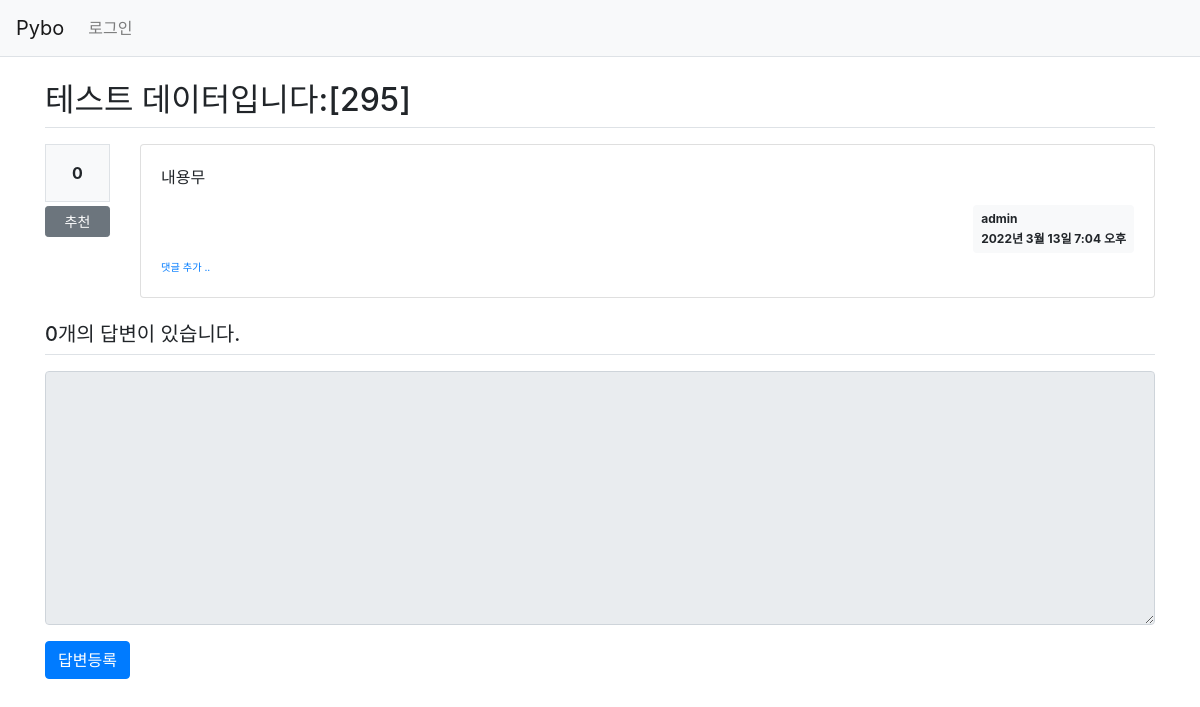
Page /pybo/303/ on the earlier database version.
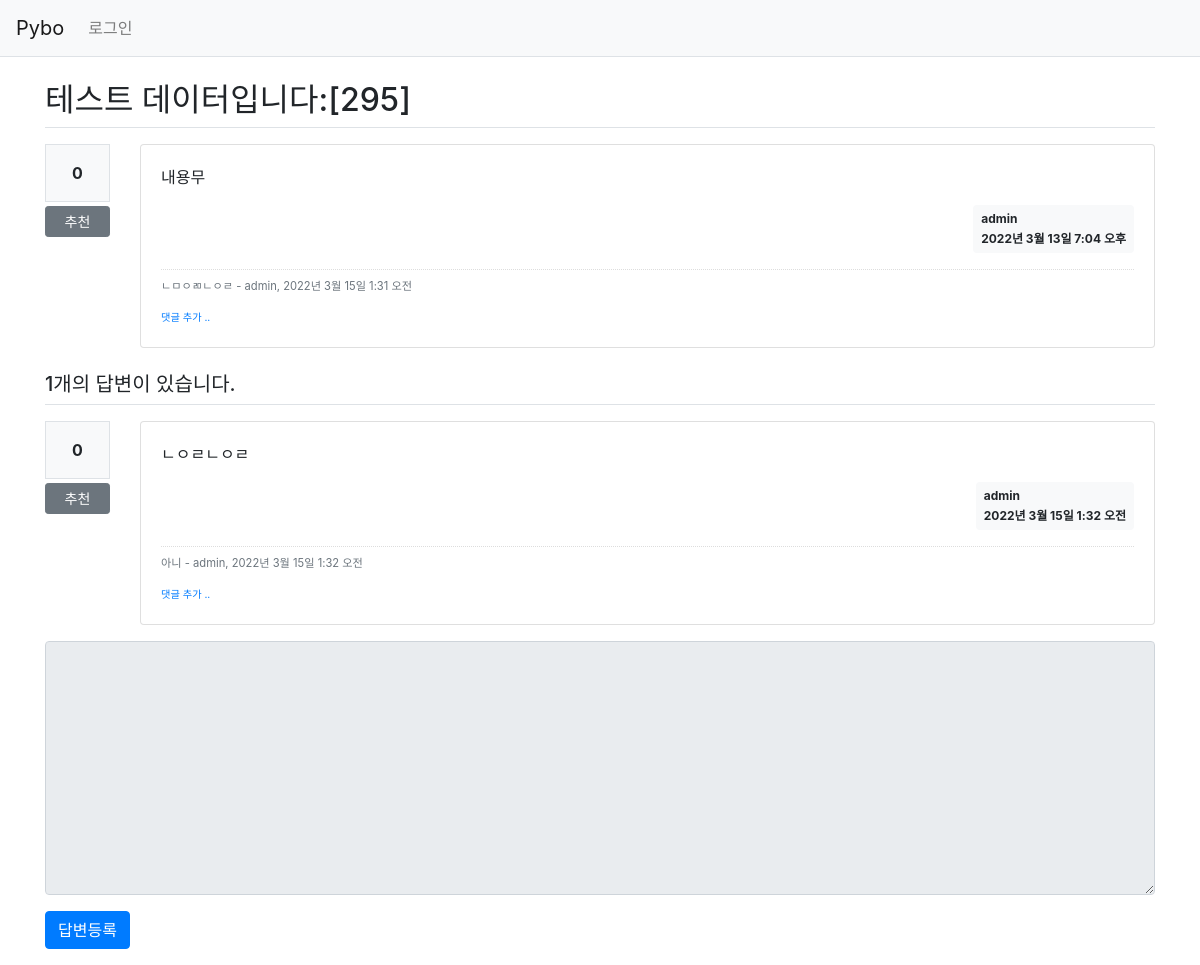
Same page on the later database version.
### pybo/models.py (models this page shows, shortened)
class Question(models.Model):
    author = models.ForeignKey(User, on_delete=models.CASCADE, related_name='author_question')
    subject = models.CharField(max_length=200)
    content = models.TextField()
    create_date = models.DateTimeField()
    ip = models.CharField(max_length=200,default=False)
    modify_date = models.DateTimeField(null=True, blank=True)
    voter = models.ManyToManyField(User, related_name='voter_question')  # 추천인 추가

class Comment(models.Model):
    author = models.ForeignKey(User, on_delete=models.CASCADE)
    content = models.TextField()
    create_date = models.DateTimeField()
    modify_date = models.DateTimeField(null=True, blank=True)
    question = models.ForeignKey(Question, null=True, blank=True, on_delete=models.CASCADE)
    answer = models.ForeignKey(Answer, null=True, blank=True, on_delete=models.CASCADE)

class Answer(models.Model):
    author = models.ForeignKey(User, on_delete=models.CASCADE, related_name='author_answer')
    question = models.ForeignKey(Question, on_delete=models.CASCADE)
    content = models.TextField(default = False)
    create_date = models.DateTimeField()
    modify_date = models.DateTimeField(null=True, blank=True)
    voter = models.ManyToManyField(User, related_name='voter_answer')

### pybo/views/base_views.py (the view)
def detail(request, question_id):
    question = get_object_or_404(Question, pk=question_id)
    context = {'question': question}
    return render(request, 'pybo/question_detail.html', context)

### pybo/templatetags/pybo_filter.py (called while the page is built)
@register.filter()
def mark(value):
    extensions = ["nl2br", "fenced_code"]
    return mark_safe(markdown.markdown(value, extensions=extensions))

### templates/pybo/question_detail.html (shortened to what this page needs)
{% extends 'base.html' %}
{% load pybo_filter %}
{% block content %}
<div class="container my-3">
    <h2 class="border-bottom py-2">{{ question.subject }}</h2>
    <div class="row my-3">
        <div class="col-1">
            <div class="bg-light text-center p-3 border font-weight-bolder mb-1">{{question.voter.count}}</div>
            <a href="#" data-uri="{% url 'pybo:vote_question' question.id  %}"
               class="recommend btn btn-sm btn-secondary btn-block my-1">추천</a>
        </div>
        <div class="col-11">
            <div class="card">
                <div class="card-body">
                    <div class="card-text">{{ question.content|mark }}</div>
                    <div class="d-flex justify-content-end">
                        <div class="badge badge-light p-2 text-left">
                            <div class="mb-2">{{ question.author.username }}</div>
                            <div>{{ question.create_date }}</div>
                        </div>
                    </div>
                    {% if question.comment_set.count > 0 %}
                    <div class="mt-3">
                    {% for comment in question.comment_set.all %}
                        <div class="comment py-2 text-muted">
                            <span style="white-space: pre-line;">{{ comment.content }}</span>
                            <span>
                                - {{ comment.author }}, {{ comment.create_date }}
                            </span>
                        </div>
                    {% endfor %}
                    </div>
                    {% endif %}
                    <div>
                        <a href="{% url 'pybo:comment_create_question' question.id  %}"
                        class="small"><small>댓글 추가 ..</small></a>
                    </div>
                </div>
            </div>
        </div>
    </div>
    <h5 class="border-bottom my-3 py-2">{{question.answer_set.count}}개의 답변이 있습니다.</h5>
    {% for answer in question.answer_set.all %}
    <div class="row my-3">
        <div class="col-1">
            <div class="bg-light text-center p-3 border font-weight-bolder mb-1">{{answer.voter.count}}</div>
            <a href="#" data-uri="{% url 'pybo:vote_answer' answer.id  %}"
                class="recommend btn btn-sm btn-secondary btn-block my-1">추천</a>
        </div>
        <div class="col-11">
            <div class="card">
                <div class="card-body">
                    <div class="card-text">{{ answer.content|mark }}</div>
                    <div class="d-flex justify-content-end">
                        <div class="badge badge-light p-2 text-left">
                            <div class="mb-2">{{ answer.author.username }}</div>
                            <div>{{ answer.create_date }}</div>
                        </div>
                    </div>
                    {% if answer.comment_set.count > 0 %}
                    <div class="mt-3">
                    {% for comment in answer.comment_set.all %}
                        <div class="comment py-2 text-muted">
                            <span style="white-space: pre-line;">{{ comment.content }}</span>
                            <span>
                                - {{ comment.author }}, {{ comment.create_date }}
                            </span>
                        </div>
                    {% endfor %}
                    </div>
                    {% endif %}
                    <div>
                        <a href="{% url 'pybo:comment_create_answer' answer.id  %}"
                        class="small"><small>댓글 추가 ..</small></a>
                    </div>
                </div>
            </div>
        </div>
    </div>
    {% endfor %}
    <form action="{% url 'pybo:answer_create' question.id %}" method="post" class="my-3">
        <div class="form-group">
            <textarea {% if not user.is_authenticated %}disabled{% endif %}
            name="content" id="content" class="form-control" rows="10"></textarea>
        </div>
        <input type="submit" value="답변등록" class="btn btn-primary">
    </form>
</div>
{% endblock %}

Differences in the rows shown:
computed for Question "테스트 데이터입니다:[295]": answer_set.count "0" → "1"
added Comment: content "ㄴㅁㅇㄻㄴㅇㄹ", author "admin", create_date "2022년 3월 15일 1:31 오전", shown under "테스트 데이터입니다:[295]"
added Answer: voter.count "0", content|mark "ㄴㅇㄹㄴㅇㄹ", author.username "admin", create_date "2022년 3월 15일 1:32 오전"
added Comment: content "아니", author "admin", create_date "2022년 3월 15일 1:32 오전", shown under "0"
